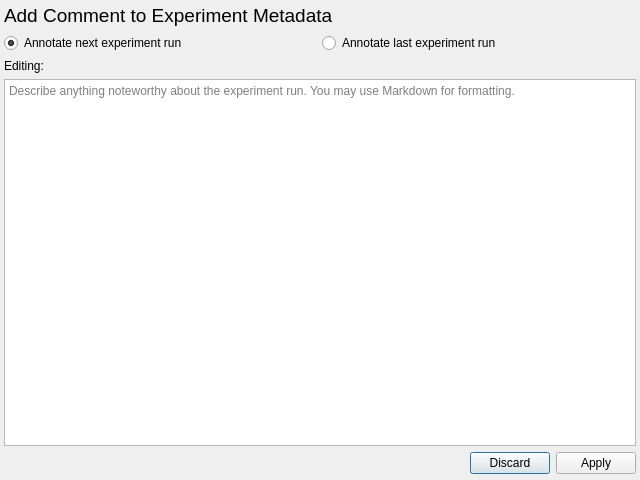
<?xml version="1.0" encoding="UTF-8"?>
<ui version="4.0">
 <class>CommentDialog</class>
 <widget class="QDialog" name="CommentDialog">
  <property name="geometry">
   <rect>
    <x>0</x>
    <y>0</y>
    <width>640</width>
    <height>480</height>
   </rect>
  </property>
  <property name="windowTitle">
   <string>Dialog</string>
  </property>
  <layout class="QVBoxLayout" name="verticalLayout">
   <property name="leftMargin">
    <number>4</number>
   </property>
   <property name="topMargin">
    <number>4</number>
   </property>
   <property name="rightMargin">
    <number>4</number>
   </property>
   <property name="bottomMargin">
    <number>6</number>
   </property>
   <item>
    <widget class="QLabel" name="label">
     <property name="font">
      <font>
       <pointsize>14</pointsize>
      </font>
     </property>
     <property name="text">
      <string>Add Comment to Experiment Metadata</string>
     </property>
    </widget>
   </item>
   <item>
    <widget class="QWidget" name="widget" native="true">
     <layout class="QHBoxLayout" name="horizontalLayout">
      <property name="spacing">
       <number>4</number>
      </property>
      <property name="leftMargin">
       <number>0</number>
      </property>
      <property name="topMargin">
       <number>0</number>
      </property>
      <property name="rightMargin">
       <number>0</number>
      </property>
      <property name="bottomMargin">
       <number>0</number>
      </property>
      <item>
       <widget class="QRadioButton" name="radioBtnCommentNext">
        <property name="text">
         <string>Annotate next experiment run</string>
        </property>
        <property name="checked">
         <bool>true</bool>
        </property>
       </widget>
      </item>
      <item>
       <widget class="QRadioButton" name="radioBtnCommentLast">
        <property name="text">
         <string>Annotate last experiment run</string>
        </property>
        <property name="checked">
         <bool>false</bool>
        </property>
       </widget>
      </item>
     </layout>
    </widget>
   </item>
   <item>
    <widget class="QWidget" name="widget_2" native="true">
     <layout class="QHBoxLayout" name="horizontalLayout_2">
      <property name="spacing">
       <number>4</number>
      </property>
      <property name="leftMargin">
       <number>0</number>
      </property>
      <property name="topMargin">
       <number>0</number>
      </property>
      <property name="rightMargin">
       <number>0</number>
      </property>
      <property name="bottomMargin">
       <number>0</number>
      </property>
      <item>
       <widget class="QLabel" name="label_2">
        <property name="text">
         <string>Editing:</string>
        </property>
       </widget>
      </item>
      <item>
       <widget class="ElidedLabel" name="editInfoLabel">
        <property name="sizePolicy">
         <sizepolicy hsizetype="Expanding" vsizetype="Preferred">
          <horstretch>0</horstretch>
          <verstretch>0</verstretch>
         </sizepolicy>
        </property>
       </widget>
      </item>
     </layout>
    </widget>
   </item>
   <item>
    <widget class="QPlainTextEdit" name="commentTextEdit">
     <property name="placeholderText">
      <string>Describe anything noteworthy about the experiment run. You may use Markdown for formatting.</string>
     </property>
    </widget>
   </item>
   <item>
    <widget class="QDialogButtonBox" name="buttonBox">
     <property name="orientation">
      <enum>Qt::Horizontal</enum>
     </property>
     <property name="standardButtons">
      <set>QDialogButtonBox::Apply|QDialogButtonBox::Discard</set>
     </property>
    </widget>
   </item>
  </layout>
 </widget>
 <customwidgets>
  <customwidget>
   <class>ElidedLabel</class>
   <extends>QLabel</extends>
   <header>elidedlabel.h</header>
   <container>1</container>
  </customwidget>
 </customwidgets>
 <resources/>
 <connections>
  <connection>
   <sender>buttonBox</sender>
   <signal>accepted()</signal>
   <receiver>CommentDialog</receiver>
   <slot>accept()</slot>
   <hints>
    <hint type="sourcelabel">
     <x>252</x>
     <y>473</y>
    </hint>
    <hint type="destinationlabel">
     <x>157</x>
     <y>274</y>
    </hint>
   </hints>
  </connection>
  <connection>
   <sender>buttonBox</sender>
   <signal>rejected()</signal>
   <receiver>CommentDialog</receiver>
   <slot>reject()</slot>
   <hints>
    <hint type="sourcelabel">
     <x>320</x>
     <y>473</y>
    </hint>
    <hint type="destinationlabel">
     <x>286</x>
     <y>274</y>
    </hint>
   </hints>
  </connection>
 </connections>
</ui>
